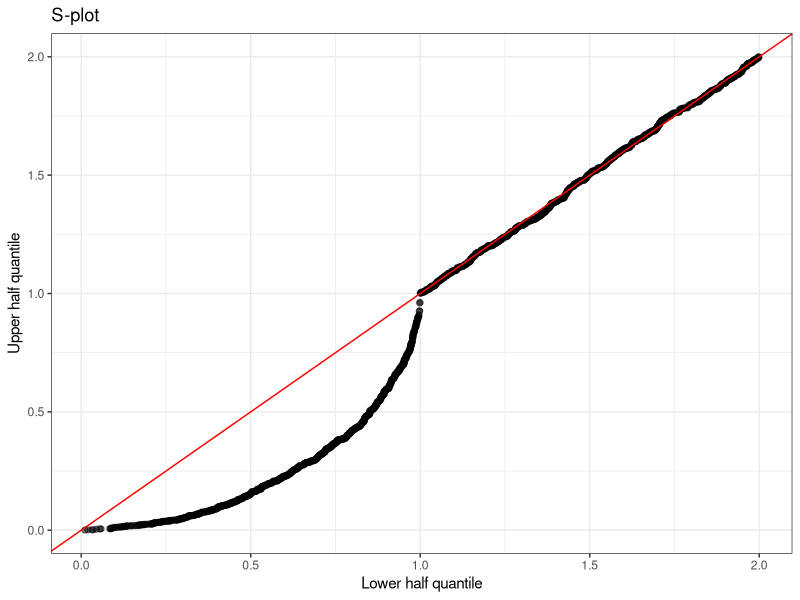

Reproduce this figure in R.
library(magrittr)
library(ggplot2)

make_s_plot <- function(x) {
  B <- length(x)
  x_null_order <- sort(x)
  x1 <- -x_null_order[seq(1, B/2)]
  x2 <- x_null_order[seq(B, B/2 + 1)]
  s_plot <- ggplot(data = data.frame(x1 = x1, x2 = x2) %>% dplyr::filter(x1 >= 0, x2 >= 0), mapping = aes(x = x1, y = x2)) + geom_point(size = 1.8, alpha = 0.5) +
    geom_abline(slope = 1, intercept = 0, col = "red") + theme_bw() + xlab("Lower half quantile") + ylab("Upper half quantile") + ggtitle("S-plot")
  return(s_plot)
}

x <- c(runif(n = 1000, min = -2, max = -1),
       rbeta(n = 1000, shape1 = 1, shape2 = 2) - 1,
       rbeta(n = 1000, shape1 = 1, shape2 = 2),
       runif(n = 1000, min =1, max = 2))
make_s_plot(x)
